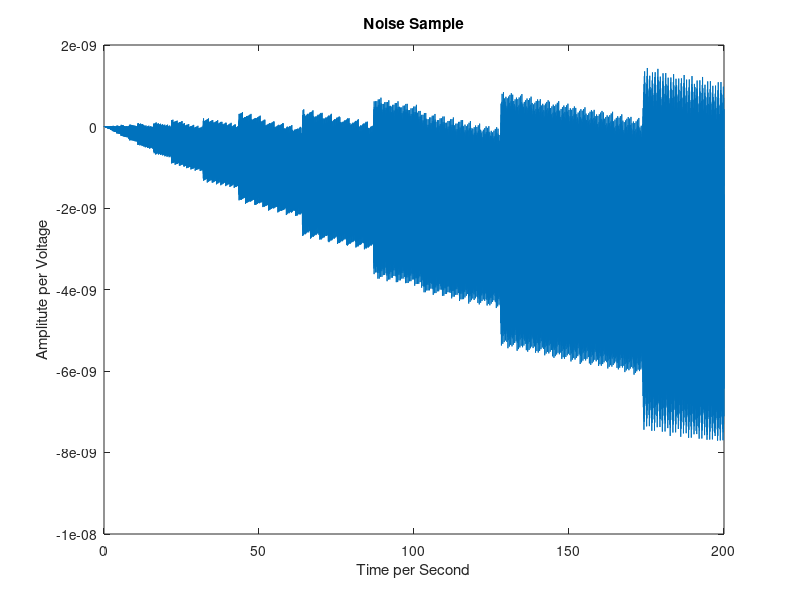

The MATLAB script that drew this image:
% Assigning the Frequency, Amplitute and Degree
f=60;
A=1.0;
ph=45;
fs=8*f;
Ts=1/fs;
t=0:Ts:200;
% Generate a 200 Samples
x=A*(ph*sin(2*pi*fs*t)+(1/3)*sin(2*pi*3*fs*t));
% Plotting the Signal
plot(t,x);
title('Noise Sample');
xlabel('Time per Second');
ylabel('Amplitute per Voltage');
